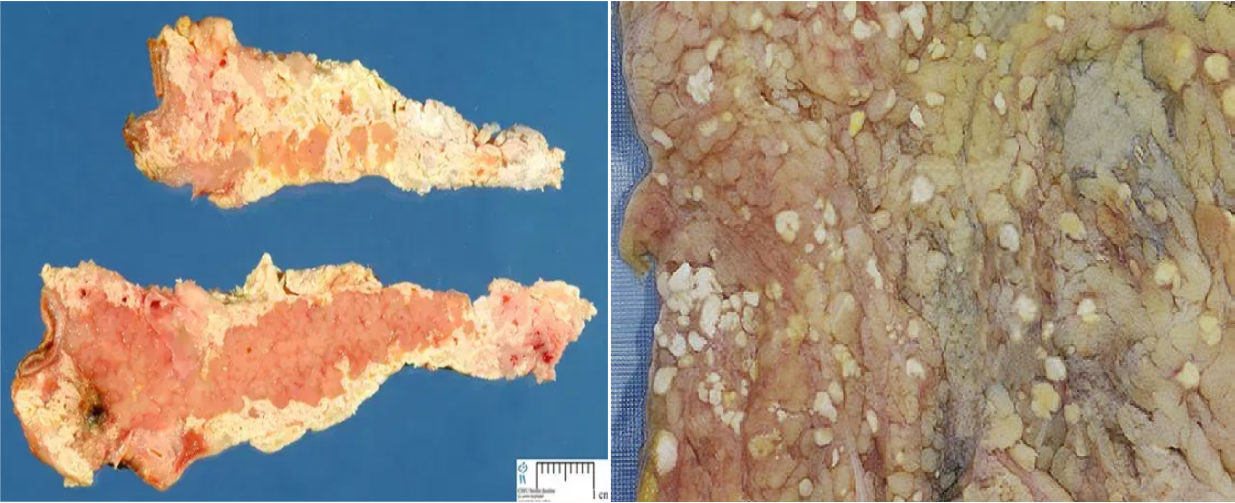
#> input picture entregas-es/pancreatitis-biliar-v2/assets/real/macro_real.png, 3703 x 1507 px (shown at 1/3 size)
$ python gen_real_imgs.py
#> lines starting #> are read from the running program, lines starting #| are printed output that depends on the picture
# -*- coding: utf-8 -*-
"""Compõe os painéis 5 (macro) e 6 (H&E) com as imagens REAIS do Caso 09
anexadas pelo usuário, com callouts/marcadores limpos e sem molduras
aninhadas.  Os PNGs resultantes ocupam só a área de figura do StudyDeck
(título/kicker/caption ficam no motor)."""

import os
from PIL import Image, ImageDraw, ImageFont

ROOT = os.path.abspath(os.path.join(os.path.dirname(__file__), os.pardir))
ASSETS = os.path.join(ROOT, "assets")
REAL = os.path.join(ASSETS, "real")

NAVY    = (0x0F, 0x17, 0x2A)
RED     = (0xB9, 0x1C, 0x1C)
GOLD    = (0xB4, 0x53, 0x09)
CREAM   = (0xF8, 0xFA, 0xFC)
GREY    = (0x60, 0x63, 0x83)
GREY_LT = (0xD9, 0xDD, 0xF2)
GREY_MD = (0x94, 0xA3, 0xB8)
WHITE   = (255,255,255)

F_REG  = "/usr/share/fonts/truetype/dejavu/DejaVuSans.ttf"
F_BOLD = "/usr/share/fonts/truetype/dejavu/DejaVuSans-Bold.ttf"
def ft(s,b=False): return ImageFont.truetype(F_BOLD if b else F_REG, s)


def cover_crop(img, tw, th):
    """Recorte 'cover': preenche tw×th mantendo AR, centraliza."""
    iw, ih = img.size
    s = max(tw/iw, th/ih)
    nw, nh = int(iw*s), int(ih*s)
    r = img.resize((nw, nh), Image.LANCZOS)
    return r.crop(((nw-tw)//2, (nh-th)//2, (nw-tw)//2+tw, (nh-th)//2+th))


def fit_contain(img, tw, th):
    iw, ih = img.size
    s = min(tw/iw, th/ih)
    return img.resize((int(iw*s), int(ih*s)), Image.LANCZOS)


def rrect(d, xy, r, **kw): d.rounded_rectangle(xy, radius=r, **kw)
def text(d, xy, s, size=16, color=NAVY, bold=False, anchor="la"):
    d.text(xy, s, fill=color, font=ft(size,bold), anchor=anchor)


def pill(d, x, y, label, color, pointer_from="bottom"):
    """Desenha uma pill flutuante branca com contorno colorido.
    pointer_from = 'bottom' indica que a ponta da seta está para baixo."""
    fbbox = d.textbbox((0,0), label, font=ft(16, True))
    tw_, th_ = (fbbox[2]-fbbox[0]) + 40, 38
    rrect(d, (x, y, x+tw_, y+th_), 19, fill=WHITE, outline=color, width=2)
    d.ellipse((x+13, y+th_//2-6, x+25, y+th_//2+6), fill=color)
    text(d, (x+33, y+th_//2), label, size=16, color=color, bold=True, anchor="lm")
    return x+tw_//2, y+th_  # ponto onde sai a seta


# --------------------------------------------------------------
# Slide 5 — Macro: foto real com duas pills flutuantes e setas
# --------------------------------------------------------------
def macro_real():
    W, H = 1700, 760
    canvas = Image.new("RGB", (W, H), WHITE)
#> canvas: PIL image 1700x760 RGB; every value is 255
    d = ImageDraw.Draw(canvas)

    # Imagem real em cover para preencher a área com uma margem hairline
    pad = 14
    inner = (pad, pad, W-pad, H-pad)
    ix0, iy0, ix1, iy1 = inner
    iw, ih = ix1-ix0, iy1-iy0
    src = Image.open(os.path.join(REAL, "macro_real.png")).convert("RGB")
    photo = cover_crop(src, iw, ih)
#> in cover_crop, `return r.crop(((nw-tw)//2, (nh-th)//2, (nw-tw)//2+tw, (nh-th)//2+th))`:
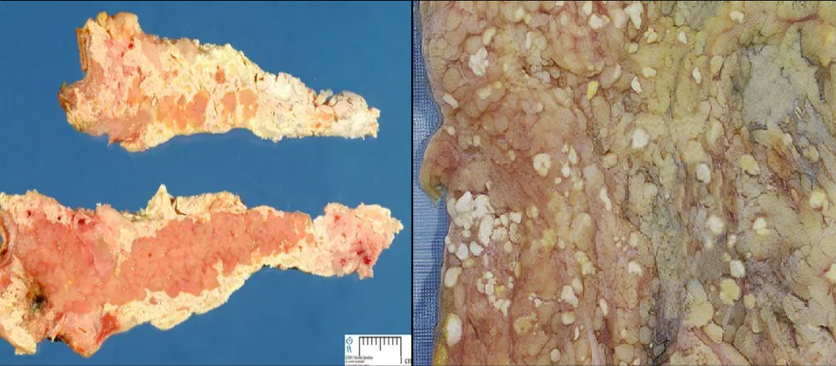
#> returned value: PIL image 1672x732 RGB (shown at 1/2 size); mean R, G, B 146.6, 137.9, 126.3
    canvas.paste(photo, (ix0, iy0))
    # Moldura fina
    d.rectangle((ix0, iy0, ix1, iy1), outline=GREY_MD, width=1)

    # Barra inferior semi-transparente com legenda técnica
    bar_h = 64
    overlay = Image.new("RGBA", (W,H), (0,0,0,0))
#> overlay: PIL image 1700x760 RGBA; every value is 0
    od = ImageDraw.Draw(overlay)
    od.rectangle((ix0, iy1-bar_h, ix1, iy1), fill=(15,23,42,200))
    canvas = Image.alpha_composite(canvas.convert("RGBA"), overlay).convert("RGB")
    d = ImageDraw.Draw(canvas)
    text(d, (ix0+22, iy1-bar_h//2),
         "Superficie de corte: glándula tumefacta con áreas pardo-rojizas "
         "(congestión/petequias) y nódulos blanco-amarillentos de esteatonecrosis.",
         size=14, color=WHITE, anchor="lm")
    text(d, (ix1-22, iy1-bar_h//2),
         "Balthazar C-D · pancreatitis edematosa intersticial",
         size=12, color=(226,232,240), anchor="rm")

    # Faixa clara no topo para as pills não se perderem na imagem
    top_band_h = 64
    overlay2 = Image.new("RGBA",(W,H),(0,0,0,0))
    od2 = ImageDraw.Draw(overlay2)
    od2.rectangle((ix0, iy0, ix1, iy0+top_band_h), fill=(248,250,252,235))
    canvas = Image.alpha_composite(canvas.convert("RGBA"), overlay2).convert("RGB")
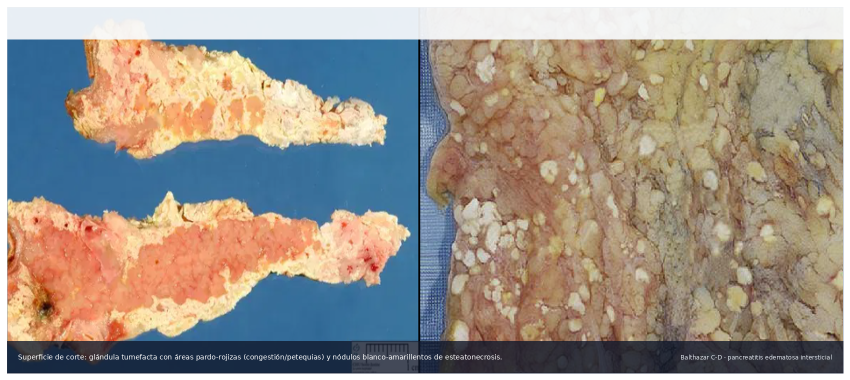
#> canvas: PIL image 1700x760 RGB (shown at 1/2 size); mean R, G, B 156.1, 147.3, 137.4
    d = ImageDraw.Draw(canvas)

    # Pontos-alvo dentro da foto:
    # • vermelho → parênquima congestivo (peça inferior, área róseo-avermelhada)
    # • dourado  → nódulos branco-amarelos de esteatonecrosis (peça da direita)
    target_red  = (ix0 + int(iw*0.18), iy0 + int(ih*0.78))
    target_gold = (ix0 + int(iw*0.76), iy0 + int(ih*0.42))

    # Pills centralizadas horizontalmente sobre os alvos para setas verticais
    red_lbl  = "Congestión y petequias"
    gold_lbl = "Esteatonecrosis · «gotas de cera»"
    red_w  = (d.textbbox((0,0), red_lbl,  font=ft(16,True))[2]) + 40
#> red_w = 253
    gold_w = (d.textbbox((0,0), gold_lbl, font=ft(16,True))[2]) + 40
#> gold_w = 344

    px_r = target_red[0]  - red_w//2
#> px_r = 188
    px_g = target_gold[0] - gold_w//2
#> px_g = 1112
    px_r = max(ix0+10, min(px_r, ix1-red_w-10))
    px_g = max(ix0+10, min(px_g, ix1-gold_w-10))
    py_pill = iy0+16

    cx_r, py_r = pill(d, px_r, py_pill, red_lbl, RED)
#> cx_r = 314; py_r = 68
    cx_g, py_g = pill(d, px_g, py_pill, gold_lbl, GOLD)
#> cx_g = 1284; py_g = 68

    # Setas com sombra preta suave para contraste sobre tons claros/escuros
    # Sombra
    d.line([(cx_r+2, py_r+2), (cx_r+2, target_red[1]+2)], fill=(40,40,40), width=5)
    d.line([(cx_g+2, py_g+2), (cx_g+2, target_gold[1]+2)], fill=(40,40,40), width=5)
    # Linha colorida
    d.line([(cx_r, py_r), (cx_r, target_red[1])], fill=RED, width=4)
    d.line([(cx_g, py_g), (cx_g, target_gold[1])], fill=GOLD, width=4)
    # Alvos com anel branco e preenchimento colorido
    for (tx,ty,col) in [(target_red[0],target_red[1],RED),(target_gold[0],target_gold[1],GOLD)]:
        d.ellipse((tx-11, ty-11, tx+11, ty+11), fill=WHITE, outline=col, width=3)
        d.ellipse((tx-6,  ty-6,  tx+6,  ty+6),  fill=col)

    out = os.path.join(ASSETS, "panel_05_macro.png")
    canvas.save(out, "PNG")
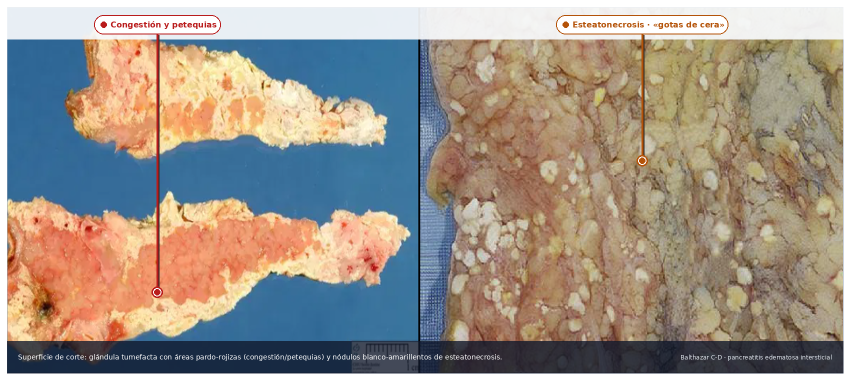
#> saved as panel_05_macro.png: PIL image 1700x760 RGB (shown at 1/2 size); mean R, G, B 155.8, 146.3, 136.3
    print(" wrote", out)


# --------------------------------------------------------------
# Slide 6 — H&E: micrografia real com 3 marcadores numerados
# --------------------------------------------------------------
def histo_real():
    W, H = 1700, 760
    canvas = Image.new("RGB", (W, H), WHITE)
    d = ImageDraw.Draw(canvas)

    pad = 14
    ix0, iy0, ix1, iy1 = pad, pad, W-pad, H-pad-56
    iw, ih = ix1-ix0, iy1-iy0
    src = Image.open(os.path.join(REAL, "histo_real.jpg")).convert("RGB")
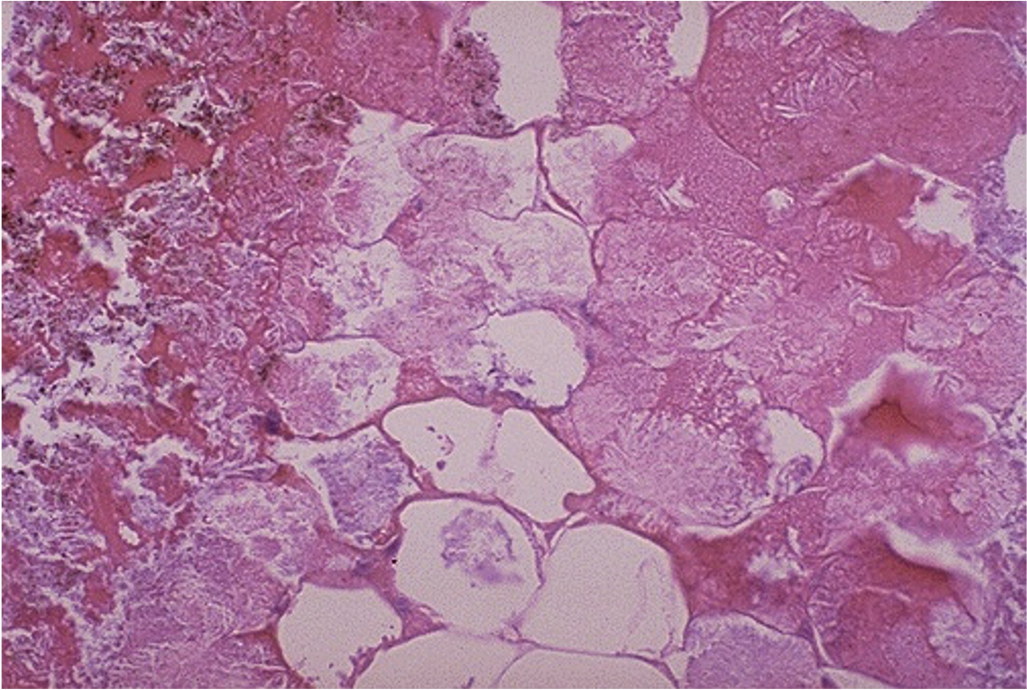
#> input picture entregas-es/pancreatitis-biliar-v2/assets/real/histo_real.jpg, 2054 x 1379 px (shown at 1/2 size)
#> src is the input picture: PIL image 2054x1379 RGB; mean R, G, B 171.4, 117.5, 153.2
    micro = cover_crop(src, iw, ih)
#> call 2 of cover_crop, with tw = 1672, th = 676
#> in cover_crop (call 2), `return r.crop(((nw-tw)//2, (nh-th)//2, (nw-tw)//2+tw, (nh-th)//2+th))`:
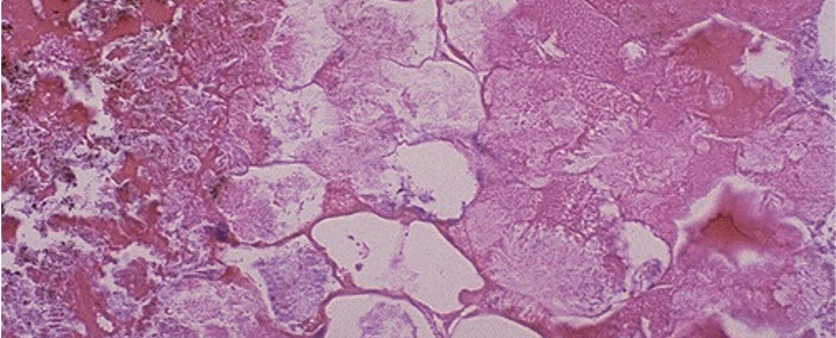
#> returned value: PIL image 1672x676 RGB (shown at 1/2 size); mean R, G, B 174.6, 120.8, 157.5
    canvas.paste(micro, (ix0, iy0))
    d.rectangle((ix0, iy0, ix1, iy1), outline=GREY_MD, width=1)

    # Barra inferior com legenda técnica
    overlay = Image.new("RGBA",(W,H),(0,0,0,0))
    od = ImageDraw.Draw(overlay)
    od.rectangle((ix0, iy1, ix1, iy1+56), fill=(15,23,42,220))
    canvas = Image.alpha_composite(canvas.convert("RGBA"), overlay).convert("RGB")
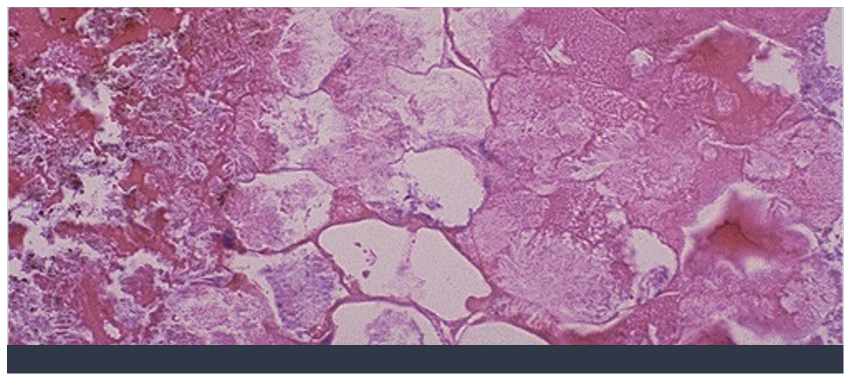
#> canvas: PIL image 1700x760 RGB (shown at 1/2 size); mean R, G, B 169.2, 122.8, 156.1
    d = ImageDraw.Draw(canvas)
    text(d, (ix0+22, iy1+28),
         "H&E · esteatonecrosis con saponificación cálcica. Adipocitos «fantasma» "
         "anucleados con material basófilo amorfo (sales de Ca) e infiltrado neutrofílico.",
         size=13, color=WHITE, anchor="lm")

    # 3 marcadores numerados com chips brancos opacos (legibilidade garantida
    # sobre fundo rosa/violeta da micrografia), setas com sombra e números
    # grandes em cor contrastante.
    # Alvos auditados contra a micrografia real:
    #  1 → grande vacúlio claro anucleado (adipócito fantasma)
    #  2 → placa rosa densa coagulada (necrosis acinar yuxtapuesta)
    #  3 → aglomerado basófilo escuro periférico (neutrófilos + Ca²⁺)
    marks = [
        # (x%, y%, numero, rotulo, cor, lado preferencial)
        (0.28, 0.55, "1", "Adipocitos «fantasma» anucleados",  RED,  "right"),
        (0.55, 0.40, "2", "Necrosis acinar yuxtapuesta",       GOLD, "right"),
        (0.08, 0.30, "3", "Infiltrado neutrofílico + calcio", NAVY, "right"),
    ]
    f_lbl = ft(16, True)
    for (rx_pct, ry_pct, num, lbl, col, side) in marks:
        mx = ix0 + int(iw*rx_pct)
        my = iy0 + int(ih*ry_pct)

        # Chip da legenda: retângulo branco arredondado com contorno colorido
        pad_x, pad_y, radius = 22, 11, 12
        bbox = d.textbbox((0,0), lbl, font=f_lbl)
        # Margem extra para acomodar superíndices (ex: Ca²⁺)
        lw, lh = (bbox[2]-bbox[0]) + pad_x*2 + 8, (bbox[3]-bbox[1]) + pad_y*2 + 6
        # Posição do chip: preferencialmente à direita do marcador; se cair fora, põe à esquerda.
        cx_marker = mx
        desired_right_x = mx + 44
        if desired_right_x + lw > ix1 - 14:
            chip_x1 = mx - 44 - lw
            line_end_x = chip_x1 + lw
            line_from_x = cx_marker - 24
            text_anchor = "lm"
            text_x = chip_x1 + pad_x
        else:
            chip_x1 = desired_right_x
            line_end_x = chip_x1
            line_from_x = cx_marker + 24
            text_anchor = "lm"
            text_x = chip_x1 + pad_x
        chip_y1 = my - lh//2
        chip_x2 = chip_x1 + lw
        chip_y2 = chip_y1 + lh

        # Sombra do chip
        rrect(d, (chip_x1+2, chip_y1+2, chip_x2+2, chip_y2+2), radius, fill=(0,0,0))
        # Chip branco com contorno grosso
        rrect(d, (chip_x1, chip_y1, chip_x2, chip_y2), radius, fill=WHITE, outline=col, width=3)
        # Bolinha colorida antes do texto
        dot_cx = chip_x1 + 18
        dot_cy = my
        d.ellipse((dot_cx-6, dot_cy-6, dot_cx+6, dot_cy+6), fill=col)
        # Texto preto sobre branco → máximo contraste
        d.text((text_x + 14, my), lbl, fill=NAVY, font=f_lbl, anchor="lm")

        # Linha conector com sombra
        # Sombra preta
        d.line([(line_from_x+1, my+1), (line_end_x+1, my+1)], fill=(30,30,30), width=5)
        d.line([(line_from_x, my), (line_end_x, my)], fill=col, width=3)

        # Círculo numerado do marcador (maior, com anel branco e contorno preto)
        r_out, r_in = 24, 20
        # Halo preto
        d.ellipse((mx-r_out-2, my-r_out-2, mx+r_out+2, my+r_out+2), fill=(30,30,30))
        # Anel branco
        d.ellipse((mx-r_out, my-r_out, mx+r_out, my+r_out), fill=WHITE)
        # Círculo colorido interno
        d.ellipse((mx-r_in, my-r_in, mx+r_in, my+r_in), fill=col)
        # Número branco bold sobre cor
        d.text((mx, my), num, fill=WHITE, font=ft(22,True), anchor="mm")
#> this loop made 3 passes
#> (bbox, lw, lh, chip_y1, chip_x2, chip_y2) on passes 1 to 3: ((0, 3, 314, 18), 366, 43, 364, 892, 407), ((0, 3, 256, 18), 308, 43, 263, 1285, 306), ((0, 2, 269, 15), 321, 41, 196, 512, 237)

    out = os.path.join(ASSETS, "panel_06_histo.png")
    canvas.save(out, "PNG")
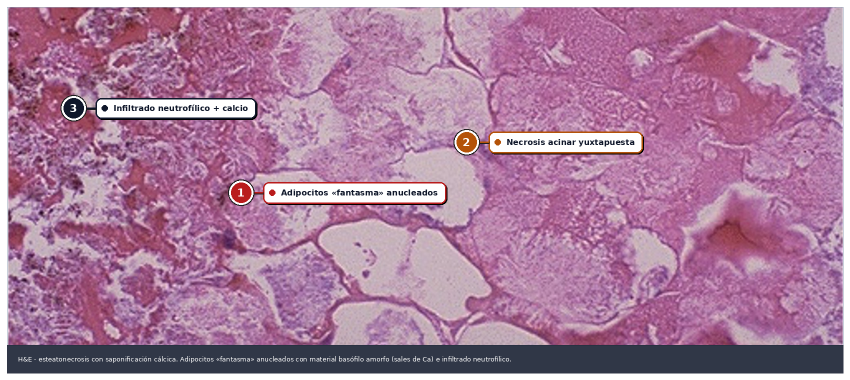
#> saved as panel_06_histo.png: PIL image 1700x760 RGB (shown at 1/2 size); mean R, G, B 170.3, 125.3, 157
    print(" wrote", out)


if __name__ == "__main__":
    macro_real()
    histo_real()
